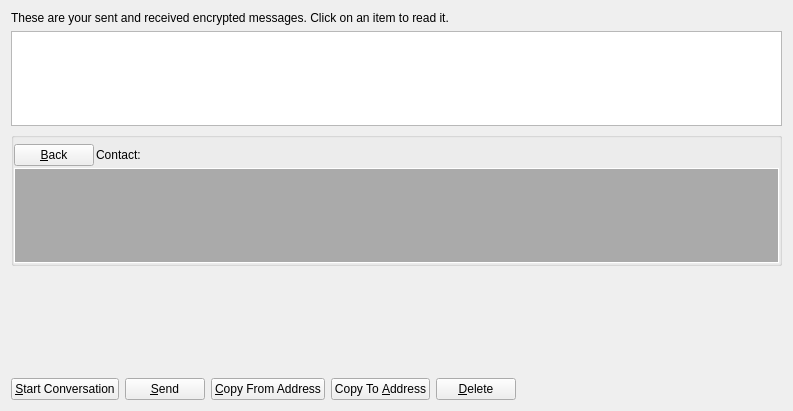
<?xml version="1.0" encoding="UTF-8"?>
<ui version="4.0">
 <class>MessagePage</class>
 <widget class="QWidget" name="MessagePage">
  <property name="geometry">
   <rect>
    <x>0</x>
    <y>0</y>
    <width>793</width>
    <height>411</height>
   </rect>
  </property>
  <property name="windowTitle">
   <string>Address Book</string>
  </property>
  <property name="styleSheet">
   <string notr="true"/>
  </property>
  <layout class="QVBoxLayout" name="verticalLayout_2">
   <item>
    <widget class="QLabel" name="labelExplanation">
     <property name="text">
      <string>These are your sent and received encrypted messages. Click on an item to read it.</string>
     </property>
     <property name="textFormat">
      <enum>Qt::PlainText</enum>
     </property>
     <property name="wordWrap">
      <bool>true</bool>
     </property>
    </widget>
   </item>
   <item>
    <widget class="QTableView" name="tableView">
     <property name="contextMenuPolicy">
      <enum>Qt::CustomContextMenu</enum>
     </property>
     <property name="toolTip">
      <string>Click on a message to view it</string>
     </property>
     <property name="tabKeyNavigation">
      <bool>false</bool>
     </property>
     <property name="alternatingRowColors">
      <bool>true</bool>
     </property>
     <property name="selectionMode">
      <enum>QAbstractItemView::SingleSelection</enum>
     </property>
     <property name="selectionBehavior">
      <enum>QAbstractItemView::SelectRows</enum>
     </property>
     <property name="sortingEnabled">
      <bool>true</bool>
     </property>
     <attribute name="verticalHeaderVisible">
      <bool>false</bool>
     </attribute>
    </widget>
   </item>
   <item>
    <layout class="QVBoxLayout" name="verticalLayout">
     <item>
      <widget class="QGroupBox" name="messageDetails">
       <property name="title">
        <string/>
       </property>
       <layout class="QVBoxLayout" name="verticalLayout_4">
        <property name="spacing">
         <number>2</number>
        </property>
        <property name="leftMargin">
         <number>0</number>
        </property>
        <property name="topMargin">
         <number>6</number>
        </property>
        <property name="rightMargin">
         <number>0</number>
        </property>
        <property name="bottomMargin">
         <number>0</number>
        </property>
        <item>
         <layout class="QHBoxLayout" name="horizontalLayout_3">
          <item>
           <widget class="QPushButton" name="backButton">
            <property name="text">
             <string>&amp;Back</string>
            </property>
            <property name="icon">
             <iconset resource="../bitcoin.qrc">
              <normaloff>:/icons/quit</normaloff>:/icons/quit</iconset>
            </property>
           </widget>
          </item>
          <item>
           <widget class="QLabel" name="labelContact">
            <property name="text">
             <string>Contact:</string>
            </property>
           </widget>
          </item>
          <item>
           <widget class="QLabel" name="contactLabel">
            <property name="text">
             <string/>
            </property>
           </widget>
          </item>
          <item>
           <spacer name="horizontalSpacer_3">
            <property name="orientation">
             <enum>Qt::Horizontal</enum>
            </property>
            <property name="sizeHint" stdset="0">
             <size>
              <width>40</width>
              <height>20</height>
             </size>
            </property>
           </spacer>
          </item>
         </layout>
        </item>
        <item>
         <widget class="QListView" name="listConversation">
          <property name="styleSheet">
           <string notr="true">QListView {
	background: #aaaaaa;
	color: white;
	border-style: none;
	selection-background-color: #ffffff;
    alternate-background-color: #aaaaaa;
	selection-color: #e86941;
	border: 1px solid white;
}</string>
          </property>
         </widget>
        </item>
        <item>
         <layout class="QVBoxLayout" name="verticalLayout_3"/>
        </item>
       </layout>
      </widget>
     </item>
     <item>
      <widget class="MRichTextEdit" name="messageEdit" native="true">
       <property name="minimumSize">
        <size>
         <width>0</width>
         <height>100</height>
        </size>
       </property>
      </widget>
     </item>
     <item>
      <layout class="QHBoxLayout" name="horizontalLayout">
       <item>
        <widget class="QPushButton" name="newButton">
         <property name="text">
          <string>&amp;Start Conversation</string>
         </property>
         <property name="icon">
          <iconset resource="../bitcoin.qrc">
           <normaloff>:/icons/add</normaloff>:/icons/add</iconset>
         </property>
        </widget>
       </item>
       <item>
        <widget class="QPushButton" name="sendButton">
         <property name="toolTip">
          <string>Sign a message to prove you own a ARMR address</string>
         </property>
         <property name="text">
          <string>&amp;Send</string>
         </property>
         <property name="icon">
          <iconset resource="../bitcoin.qrc">
           <normaloff>:/icons/send</normaloff>:/icons/send</iconset>
         </property>
        </widget>
       </item>
       <item>
        <widget class="QPushButton" name="copyFromAddressButton">
         <property name="toolTip">
          <string>Copy the currently selected address to the system clipboard</string>
         </property>
         <property name="text">
          <string>&amp;Copy From Address</string>
         </property>
         <property name="icon">
          <iconset resource="../bitcoin.qrc">
           <normaloff>:/icons/editcopy</normaloff>:/icons/editcopy</iconset>
         </property>
        </widget>
       </item>
       <item>
        <widget class="QPushButton" name="copyToAddressButton">
         <property name="toolTip">
          <string>Copy the currently selected address to the system clipboard</string>
         </property>
         <property name="text">
          <string>Copy To &amp;Address</string>
         </property>
         <property name="icon">
          <iconset resource="../bitcoin.qrc">
           <normaloff>:/icons/editcopy</normaloff>:/icons/editcopy</iconset>
         </property>
        </widget>
       </item>
       <item>
        <widget class="QPushButton" name="deleteButton">
         <property name="toolTip">
          <string>Delete the currently selected address from the list</string>
         </property>
         <property name="text">
          <string>&amp;Delete</string>
         </property>
         <property name="icon">
          <iconset resource="../bitcoin.qrc">
           <normaloff>:/icons/remove</normaloff>:/icons/remove</iconset>
         </property>
        </widget>
       </item>
       <item>
        <spacer name="horizontalSpacer">
         <property name="orientation">
          <enum>Qt::Horizontal</enum>
         </property>
         <property name="sizeHint" stdset="0">
          <size>
           <width>40</width>
           <height>20</height>
          </size>
         </property>
        </spacer>
       </item>
      </layout>
     </item>
    </layout>
   </item>
  </layout>
 </widget>
 <customwidgets>
  <customwidget>
   <class>MRichTextEdit</class>
   <extends>QWidget</extends>
   <header>mrichtextedit.h</header>
   <container>1</container>
  </customwidget>
 </customwidgets>
 <resources>
  <include location="../bitcoin.qrc"/>
 </resources>
 <connections/>
</ui>
